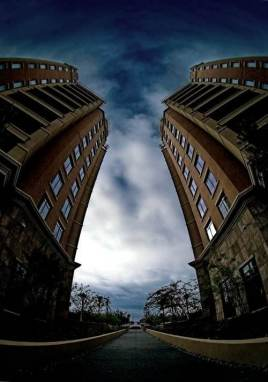
#> input picture hw/hw1/image.png, 268 x 382 px, found by its file name
$ python hw1.py
#> lines starting #> are read from the running program, lines starting #| are printed output that depends on the picture
"""
@File    :   hw1.py
@Time    :   2024/04/15 20:21:21
@Author  :   Xiang Lei
@Version :   1.0
@Desc    :   None
"""

import cv2
import numpy as np


def rotate_image(image_path, angle):
    image = cv2.imread(image_path)
    w, h, c = image.shape
    M = cv2.getRotationMatrix2D((h / 2, w / 2), angle, 1)
    rotated_image = cv2.warpAffine(image, M, (h, w))
    return rotated_image


image_path = "D:/third-year/SLAM/hw1/image.png"

image = cv2.imread(image_path)
#> image is the input picture: shape (382, 268, 3); mean B, G, R 61, 55.9, 52.4

h, w, c = image.shape
#> h = 382; w = 268; c = 3

print("Image width: ", w)
#| Image width:  268
print("Image height: ", h)
#| Image height:  382
print("Number of channels: ", c)
#| Number of channels:  3

# 学号：2053932 -> 将图片顺（逆）旋转 32 度
rotated_image1 = rotate_image(image_path, 32)
#> in rotate_image, `rotated_image = cv2.warpAffine(image, M, (h, w))`:
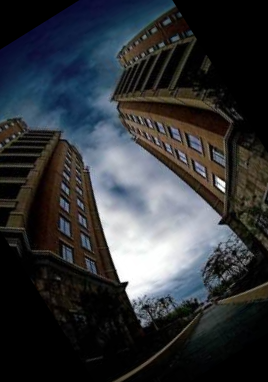
#> rotated_image: shape (382, 268, 3); mean B, G, R 55.7, 52.1, 49.3
rotated_image2 = rotate_image(image_path, -32)
#> call 2 of rotate_image, with image_path = 'D:/third-year/SLAM/hw1/image.png', angle = -32
#> in rotate_image (call 2), `rotated_image = cv2.warpAffine(image, M, (h, w))`:
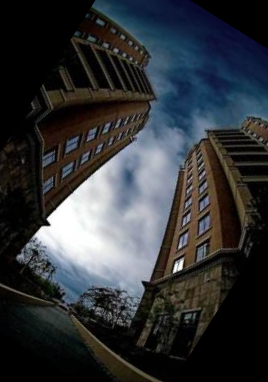
#> rotated_image: shape (382, 268, 3); mean B, G, R 56, 52.6, 49.9

cv2.imwrite("rotated_image1.png", rotated_image1)
cv2.imwrite("rotated_image2.png", rotated_image2)
